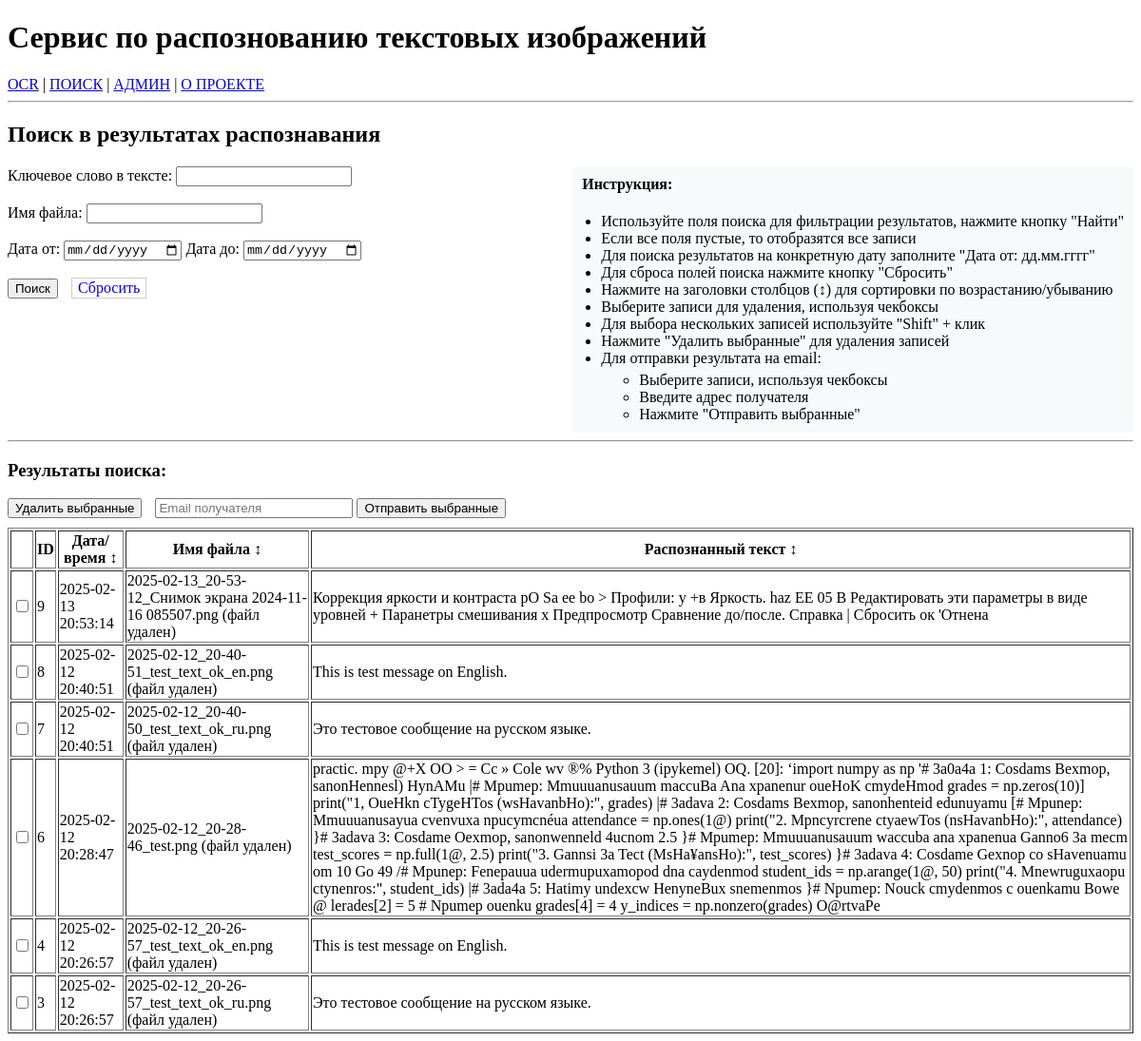
Page /records/ on the earlier database version.
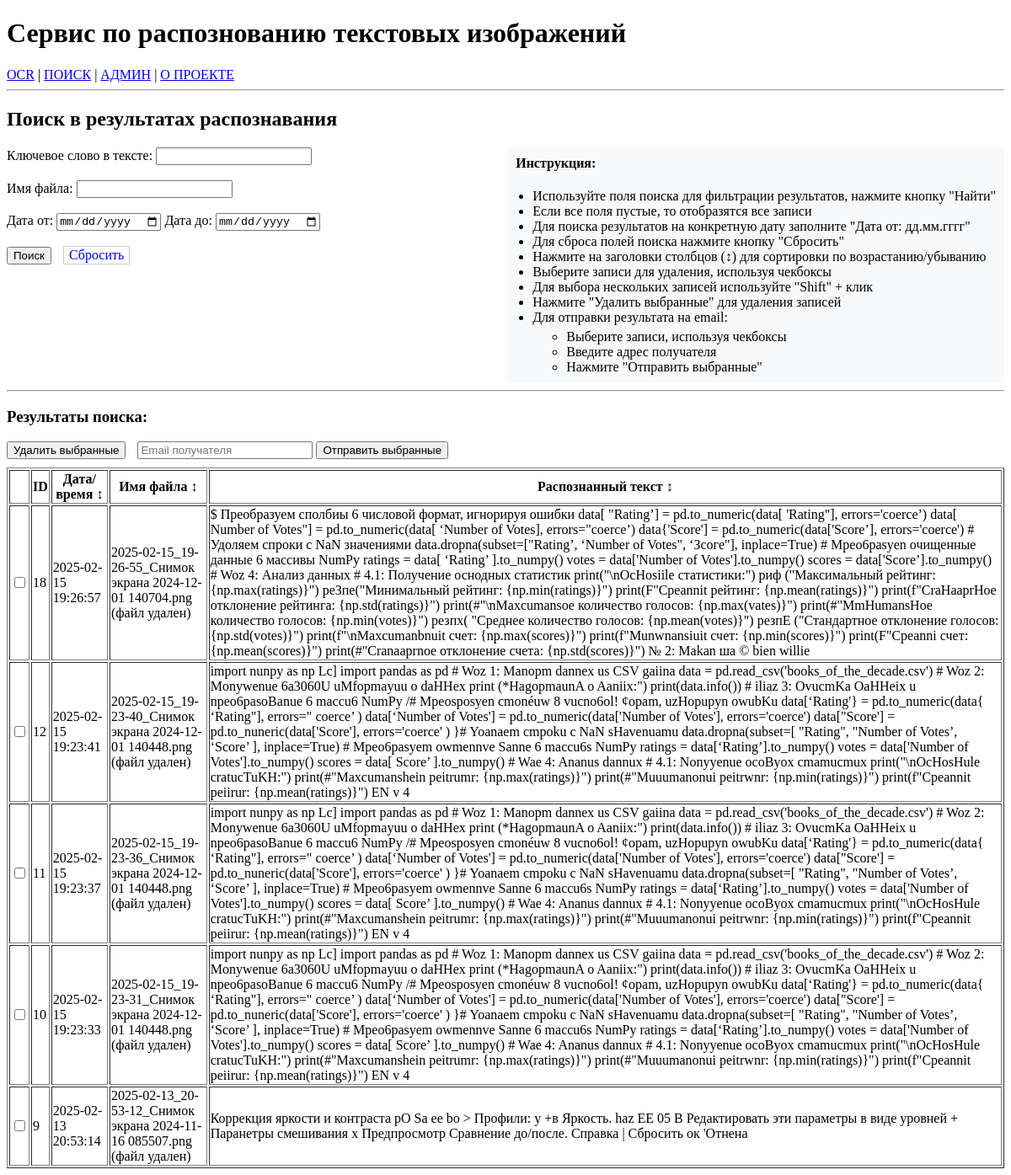
Same page on the later database version.
### repository/repository.py (models this page shows, shortened)
class OcrData(Base):
    __tablename__ = 'ocr_data'
    id = Column(Integer, primary_key=True)  # Автоинкремент по умолчанию
    date_time = Column(DateTime, default=datetime.now)
    file_name = Column(String)
    ocr_txt = Column(String)
    status = Column(String)

### app/main.py (the view)
@app.get("/records/")              # <-- Обратите внимание на слеш в конце
async def records_page(
    request: Request,
    keyword: Optional[str] = None,
    filename: Optional[str] = None,
    date_from: Optional[str] = None,
    date_to: Optional[str] = None
):
    date_from_obj = datetime.strptime(date_from, '%Y-%m-%d') if date_from else None
    date_to_obj = datetime.strptime(date_to, '%Y-%m-%d') if date_to else None
    if any([keyword, filename, date_from, date_to]):
        data = repository.search_documents(
            keyword=keyword,
            filename=filename,
            date_from=date_from_obj,
            date_to=date_to_obj
        )
    else:
        data = repository.get_all()
    for item in data:
        if item['file_name'].startswith('repository/files/'):
            item['file_exists'] = Path(item['file_name']).exists()
    return templates.TemplateResponse(
        "search.html",
        {
            "request": request,
            "data": data,
            "keyword": keyword,
            "filename": filename,
            "date_from": date_from,
            "date_to": date_to
        }
    )

### app/templates/search.html (shortened to what this page needs)
{% extends "base.html" %}
{% block content %}
<h2>Поиск в результатах распознавания</h2>
<form action="/records/" method="get">
    <div style="display: flex; justify-content: space-between; align-items: start;">
        <div class="search-form">
            <label for="keyword">Ключевое слово в тексте:</label>
            <input type="text" id="keyword" name="keyword" value="{{ keyword or '' }}" />
            <br><br>
            <label for="filename">Имя файла:</label>
            <input type="text" id="filename" name="filename" value="{{ filename or '' }}" />
            <br><br>
            <label for="date_from">Дата от:</label>
            <input type="date" id="date_from" name="date_from" value="{{ date_from or '' }}" />
            <label for="date_to">Дата до:</label>
            <input type="date" id="date_to" name="date_to" value="{{ date_to or '' }}" />
            <br><br>
            <button type="submit">Поиск</button>
            <a href="/records/" class="button" style="text-decoration: none; padding: 1px 6px; border: 1px solid #ccc; display: inline-block; margin-left: 10px;">Сбросить</a>
        </div>
        <div class="instructions" style="margin-left: 40px; padding: 10px; background-color: #f8f9fa; border-radius: 5px;">
            <h4 style="margin-top: 0;">Инструкция:</h4>
            <ul style="margin: 0; padding-left: 20px;">
                <li>Используйте поля поиска для фильтрации результатов, нажмите кнопку "Найти"</li>
                <li>Если все поля пустые, то отобразятся все записи</li>
                <li>Для поиска результатов на конкретную дату заполните "Дата от: дд.мм.гггг"</li>
                <li>Для сброса полей поиска нажмите кнопку "Сбросить"</li>
                <li>Нажмите на заголовки столбцов (↕) для сортировки по возрастанию/убыванию</li>
                <li>Выберите записи для удаления, используя чекбоксы</li>
                <li>Для выбора нескольких записей используйте "Shift" + клик</li>
                <li>Нажмите "Удалить выбранные" для удаления записей</li>
                <li>Для отправки результата на email:
                    <ul style="margin-top: 5px;">
                        <li>Выберите записи, используя чекбоксы</li>
                        <li>Введите адрес получателя</li>
                        <li>Нажмите "Отправить выбранные"</li>
                    </ul>
                </li>
            </ul>
        </div>
    </div>
</form>
<hr>
<h3>Результаты поиска:</h3>
{% if data %}
<div id="result">
    <div style="margin-bottom: 10px;">
        <button onclick="deleteSelected()" style="margin-right: 10px;">Удалить выбранные</button>
        <input type="email" id="toEmail" placeholder="Email получателя" style="width: 200px;">
        <button onclick="sendSelectedToEmail()">Отправить выбранные</button>
    </div>
    <table border="1">
        <tr>
            <th></th>
            <th>ID</th>
            <th style="cursor: pointer;" onclick="sortTable(1)">Дата/время ↕</th>
            <th style="cursor: pointer;" onclick="sortTable(2)">Имя файла ↕</th>
            <th style="cursor: pointer;" onclick="sortTable(3)">Распознанный текст ↕</th>
        </tr>
        {% for item in data %}
        <tr>
            <td><input type="checkbox" class="record-checkbox" value="{{ item.id }}"></td>
            <td>{{ item.id }}</td>
            <td>{{ item.date_time }}</td>
            <td>
                {% if item.file_name != "--" %}
                    {% if item.file_name.startswith('repository/files/') %}
                        {% if item.file_exists %}
                            <a href="/static/{{ item.file_name }}" target="_blank" title="Открыть изображение">{{ item.file_name.split('/')[-1] }}</a>
                        {% else %}
                            {{ item.file_name.split('/')[-1] }} (файл удален)
                        {% endif %}
                    {% else %}
                        {{ item.file_name }}
                    {% endif %}
                {% else %}
                    {{ item.file_name }}
                {% endif %}
            </td>
            <td>{{ item.ocr_txt }}</td>
        </tr>
        {% endfor %}
    </table>
</div>
{% else %}
<p>Нет данных.</p>
{% endif %}
{% endblock %}

### app/templates/base.html (shortened to what this page needs)
<!DOCTYPE html>
<html>
<head>
</head>
<body>
    <div class="container">
        <header>
            <h1>Сервис по распознованию текстовых изображений</h1>
        </header>
        <nav>
            <a href="/">OCR</a> |
            <a href="/records/">ПОИСК</a> |
            <a href="/admin">АДМИН</a> |
            <a href="/about/">О ПРОЕКТЕ</a>
        </nav>
        <hr>
        {% block content %}{% endblock %}
    </div>
</body>
</html>

Differences in the rows shown:
removed OcrData: id "8", date_time "2025-02-12 20:40:51", file_name "2025-02-12_20-40-51_test_text_ok_en.png", ocr_txt "This is test message on English."
removed OcrData: id "7", date_time "2025-02-12 20:40:51", file_name "2025-02-12_20-40-50_test_text_ok_ru.png", ocr_txt "Это тестовое сообщение на русском языке."
removed OcrData: id "6", date_time "2025-02-12 20:28:47", file_name "2025-02-12_20-28-46_test.png", ocr_txt "practic. mpy @+X OO > = Cc » Cole wv ®% Python 3 (ipykemel) OQ. [20]: ‘import numpy as np '# 3a0a4a 1: Cosdams Bexmop, sanonHennesl) HynAMu |# Mpumep: Mmuuuanusauum maccuBa Ana xpanenur oueHoK cmydeHmod grades = np.zeros(10)] print(\"1, OueHkn cTygeHTos (wsHavanbHo):\", grades) |# 3adava 2: Cosdams Bexmop, sanonhenteid edunuyamu [# Mpunep: Mmuuuanusayua cvenvuxa npucymcnéua attendance = np.ones(1@) print(\"2. Mpncyrcrene ctyaewTos (nsHavanbHo):\", attendance) }# 3adava 3: Cosdame Oexmop, sanonwenneld 4ucnom 2.5 }# Mpumep: Mmuuuanusauum waccuba ana xpanenua Ganno6 3a mecm test_scores = np.full(1@, 2.5) print(\"3. Gannsi 3a Tect (MsHa¥ansHo):\", test_scores) }# 3adava 4: Cosdame Gexnop co…"
removed OcrData: id "4", date_time "2025-02-12 20:26:57", file_name "2025-02-12_20-26-57_test_text_ok_en.png", ocr_txt "This is test message on English."
removed OcrData: id "3", date_time "2025-02-12 20:26:57", file_name "2025-02-12_20-26-57_test_text_ok_ru.png", ocr_txt "Это тестовое сообщение на русском языке."
added OcrData: id "18", date_time "2025-02-15 19:26:57", file_name "2025-02-15_19-26-55_Снимок экрана 2024-12-01 140704.png", ocr_txt "$ Преобразуем сполбиы 6 числовой формат, игнорируя ошибки data[ \"Rating’] = pd.to_numeric(data[ 'Rating\"], errors='coerce’) data[ Number of Votes\"] = pd.to_numeric(data[ ‘Number of Votes], errors=\"coerce’) data{'Score'] = pd.to_numeric(data['Score’], errors='coerce') # Удоляем спроки с NaN значениями data.dropna(subset=[\"Rating’, ‘Number of Votes\", ‘Зсоге\"], inplace=True) # Mpeo6pasyen очищенные данные 6 массивы NumPy ratings = data[ ‘Rating’ ].to_numpy() votes = data['Number of Votes'].to_numpy() scores = data['Score’].to_numpy() # Woz 4: Анализ данных # 4.1: Получение оснодных статистик print(\"\\nOcHosiile статистики:\") риф (\"Максимальный рейтинг: {np.max(ratings)}\") реЗпе(\"Минимальный…"
added OcrData: id "12", date_time "2025-02-15 19:23:41", file_name "2025-02-15_19-23-40_Снимок экрана 2024-12-01 140448.png", ocr_txt "import nunpy as np Lc] import pandas as pd # Woz 1: Manopm dannex us CSV gaiina data = pd.read_csv('books_of_the_decade.csv') # Woz 2: Monywenue 6a3060U uMfopmayuu o daHHex print (*HagopmaunA o Aaniix:\") print(data.info()) # iliaz 3: OvucmKa OaHHeix u npeo6pasoBanue 6 maccu6 NumPy /# Mpeosposyen cmonéuw 8 vucno6ol! ¢opam, uzHopupyn owubKu data[‘Rating'} = pd.to_numeric(data{ ‘Rating\"], errors=\" coerce’ ) data[‘Number of Votes'] = pd.to_numeric(data['Number of Votes'], errors='coerce') data[\"Score'] = pd.to_nuneric(data['Score'], errors='coerce' ) }# Yoanaem cmpoku c NaN sHavenuamu data.dropna(subset=[ \"Rating\", \"Number of Votes’, ‘Score’ ], inplace=True) # Mpeo6pasyem owmennve Sanne 6…"
added OcrData: id "11", date_time "2025-02-15 19:23:37", file_name "2025-02-15_19-23-36_Снимок экрана 2024-12-01 140448.png", ocr_txt "import nunpy as np Lc] import pandas as pd # Woz 1: Manopm dannex us CSV gaiina data = pd.read_csv('books_of_the_decade.csv') # Woz 2: Monywenue 6a3060U uMfopmayuu o daHHex print (*HagopmaunA o Aaniix:\") print(data.info()) # iliaz 3: OvucmKa OaHHeix u npeo6pasoBanue 6 maccu6 NumPy /# Mpeosposyen cmonéuw 8 vucno6ol! ¢opam, uzHopupyn owubKu data[‘Rating'} = pd.to_numeric(data{ ‘Rating\"], errors=\" coerce’ ) data[‘Number of Votes'] = pd.to_numeric(data['Number of Votes'], errors='coerce') data[\"Score'] = pd.to_nuneric(data['Score'], errors='coerce' ) }# Yoanaem cmpoku c NaN sHavenuamu data.dropna(subset=[ \"Rating\", \"Number of Votes’, ‘Score’ ], inplace=True) # Mpeo6pasyem owmennve Sanne 6…"
added OcrData: id "10", date_time "2025-02-15 19:23:33", file_name "2025-02-15_19-23-31_Снимок экрана 2024-12-01 140448.png", ocr_txt "import nunpy as np Lc] import pandas as pd # Woz 1: Manopm dannex us CSV gaiina data = pd.read_csv('books_of_the_decade.csv') # Woz 2: Monywenue 6a3060U uMfopmayuu o daHHex print (*HagopmaunA o Aaniix:\") print(data.info()) # iliaz 3: OvucmKa OaHHeix u npeo6pasoBanue 6 maccu6 NumPy /# Mpeosposyen cmonéuw 8 vucno6ol! ¢opam, uzHopupyn owubKu data[‘Rating'} = pd.to_numeric(data{ ‘Rating\"], errors=\" coerce’ ) data[‘Number of Votes'] = pd.to_numeric(data['Number of Votes'], errors='coerce') data[\"Score'] = pd.to_nuneric(data['Score'], errors='coerce' ) }# Yoanaem cmpoku c NaN sHavenuamu data.dropna(subset=[ \"Rating\", \"Number of Votes’, ‘Score’ ], inplace=True) # Mpeo6pasyem owmennve Sanne 6…"
